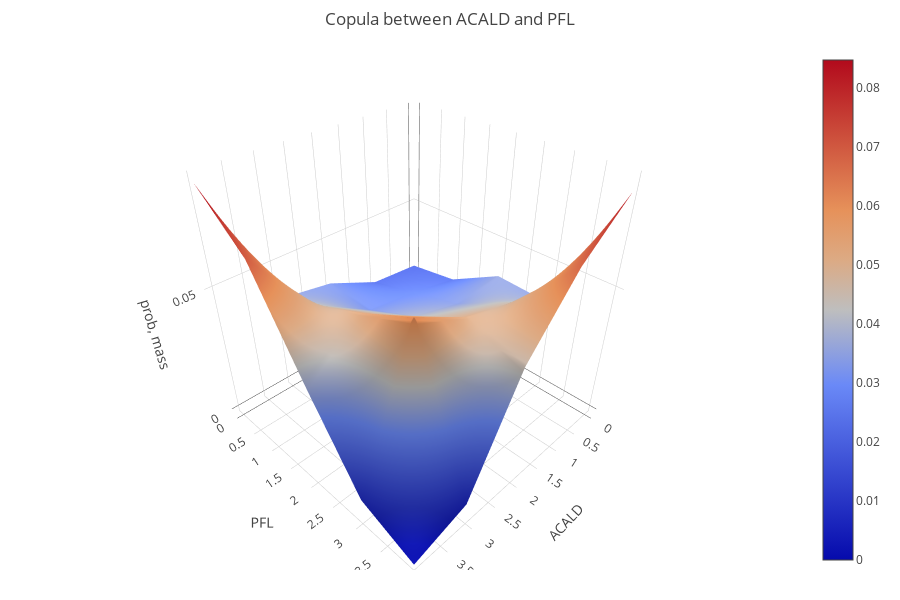

Here is the notebook cell this chart was saved with:
### Code cell
dingo.illustrations.plot_copula(
   data_flux1 = [no_lac_ox_opt50_clip["ACALD"], "ACALD"],
   data_flux2 = [no_lac_ox_opt50_clip["PFL"], "PFL"],
   n = 5
)

### Figure 1 — Plotly figure (JSON) as saved in the notebook; plotly's stock layout.template omitted (floating-point values rounded to 4 significant figures)
{"data": [{"type": "surface", "z": [[0.02214, 0.02381, 0.03286, 0.03643, 0.08476], [0.025, 0.02929, 0.0319, 0.04429, 0.06952], [0.03595, 0.03452, 0.04, 0.0519, 0.03762], [0.035, 0.04524, 0.05048, 0.06119, 0.008095], [0.0819, 0.06714, 0.04476, 0.00619, 0.0]]}], "layout": {"height": 600, "margin": {"b": 30, "l": 30, "r": 30, "t": 50}, "scene": {"xaxis": {"title": {"text": "ACALD"}}, "yaxis": {"title": {"text": "PFL"}}, "zaxis": {"title": {"text": "prob, mass"}}}, "title": {"text": "Copula between ACALD and PFL"}, "width": 900}}
